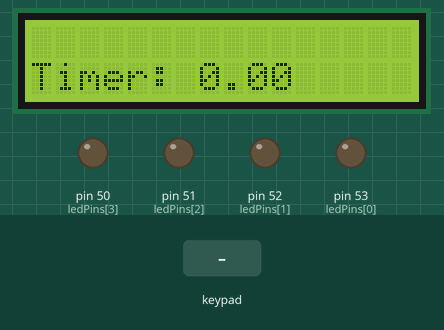
A sketch run on a simulated Arduino Mega 2560, built with avr-gcc and run on an emulated ATmega2560. Parts: 16×2 character LCD, output pins drawn as LEDs (lit = HIGH). Wiring (inferred from the names in the program): 24Cxx EEPROM at I2C address 0x50. The inputs (shaded band) are chosen by the test bench. EEPROM starts erased; what the sketch prints to the serial monitor is not drawn.

Above: at 1.2 s.
1.3 s: key '*' pressed
At 2.4 s:
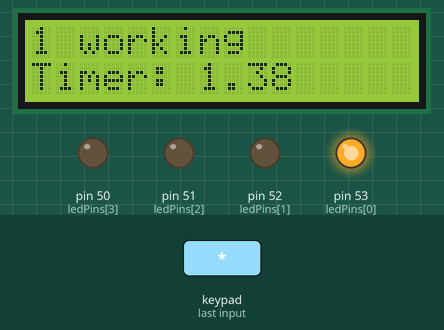
3.2 s: keypad keys 6 * 7 = pressed 0.4 s apart
At 4.6 s:
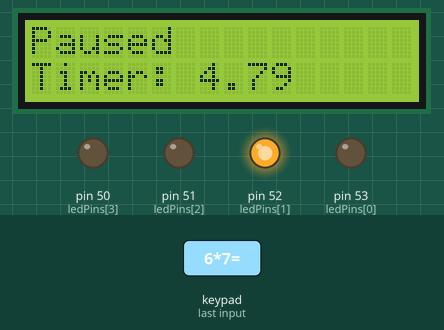
6.3 s: key '*' pressed
At 6.36 s:
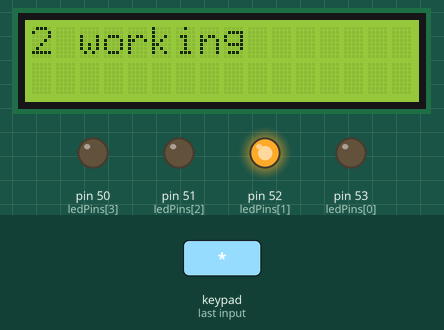
9.3 s: keypad keys 3 1 3 3 3 5 3 7 * pressed 0.4 s apart
At 13.77 s:
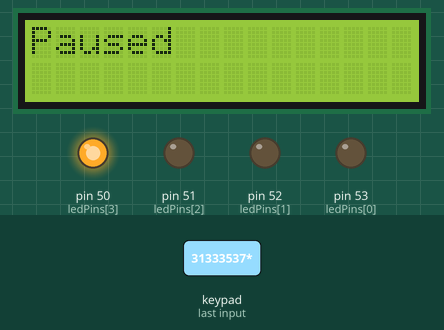
14.4 s: keypad keys 6 * 7 = pressed 0.4 s apart
At 18.8 s:
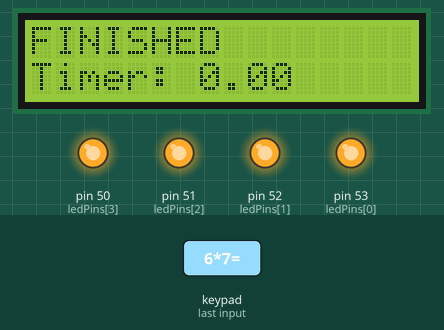
19.0 s: keypad keys 2 3 2 5 2 7 2 9 * pressed 0.4 s apart
At 23.6 s:
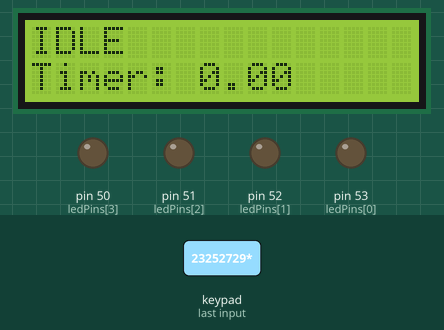
Timing chart, 0 to 25.1 s (numbered marks = the images above; inputs shaded):
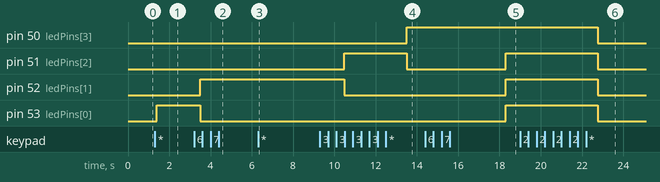

Measured:
- after the input at 1.3 s, pin 53 (ledPins[0]): LOW → HIGH after 0.10 s; the display: first changes after 0.10 s (image 1 shows a later state)
- after the input at 3.2 s, the display: first differs from a run without the input after 0.51 s (image 2 shows a later state)
- after the input at 6.3 s, the display: changes at once (image 3)
- after the input at 9.3 s, the display: first differs from a run without the input after 4.4 s (image 4)
- after the input at 14.4 s, pin 51 (ledPins[2]), pin 52 (ledPins[1]), pin 53 (ledPins[0]): LOW → HIGH after 3.9 s; the display: first changes after 0.45 s (image 5 shows a later state)
- after the input at 19.0 s, pin 50 (ledPins[3]), pin 51 (ledPins[2]), pin 52 (ledPins[1]), pin 53 (ledPins[0]): HIGH → LOW after 3.8 s; the display: first changes after 3.8 s (image 6 shows a later state)
- what the display in image 1 shows lasts 0.7 s, from 2.0 s to 2.7 s

The sketch:

Lab7.ino
```cpp
#include <LiquidCrystal.h>
#include <Keypad.h>
#include <Wire.h>

#define DEVICE_ADDRESS 0b1010000
#define SAVE_ADDRESS  50

const byte ROWS = 4; //four rows
const byte COLS = 4; //three columns
char keys[ROWS][COLS] = {
  {'7', '8', '9', '/'},
  {'4', '5', '6', '*'},
  {'1', '2', '3', '-'},
  {'o', '0', '=', '+'}
};
byte rowPins[ROWS] = {31, 33, 35, 37}; //connect to the row pinouts of the keypad
byte colPins[COLS] = {23, 25, 27, 29}; //connect to the column pinouts of the keypad

const int rs = 13, en = 12, d4 = 8, d5 = 9, d6 = 10, d7 = 11;

Keypad keypad = Keypad( makeKeymap(keys), rowPins, colPins, ROWS, COLS );
LiquidCrystal lcd(rs, en, d4, d5, d6, d7);

const byte ledPins[4] = {53, 52, 51, 50};
// =============================================================== //

enum State {idle, changeTime, work, paused, finished} state = idle;
String prompts[] = {"IDLE", "Ch time: ", " working", "Paused", "FINISHED"};
byte chTimeStage = 0;
byte currentStage = 0;
uint8_t totalTimes[4] = {2, 5, 3, 4};
String inputBuffer;
bool timerOn = false;
int timerTime = totalTimes[0];
float diff;
long t0 = millis();
long prevSave = millis();

void eeprom_write(uint16_t memory_address, uint8_t* data, int _size);
void eeprom_read(uint16_t memory_address, uint8_t* data, int _size);
void pPrompt(String prompt = "");
void saveState();
void loadState();
float calc_time();

void setup() {
  Serial.begin(9600);
  Wire.begin();
  lcd.begin(16, 2);
  lcd.clear();
  lcd.setCursor(0, 0);

  for (int i = 0; i < 4; i++)
    pinMode(ledPins[i], OUTPUT);

  loadState();
}

void loop() {
  float timer = calc_time();
  lcd.setCursor(0, 1);
  lcd.print("Timer: " + String(timer) + "  ");

  char key = keypad.getKey();
  if (key) {
    //    Serial.println(state);

    if (state == idle && (key >= '1' && key <= '4')) {
      state = changeTime;
      chTimeStage = key - '0' - 1;
      pPrompt();
    } else if (state == changeTime && key == '=') {
      state = idle;
      totalTimes[chTimeStage] = inputBuffer.toInt();
      pPrompt();
    } else if (state == work && key == '*') {
      state = paused;
      timerOn = false;
      timerTime = diff;
      pPrompt();
    } else if (state == idle && key == '*') {
      state = work;
      timerTime = totalTimes[0];
      currentStage = 0;
      t0 = millis();
      timerOn = true;
      digitalWrite(ledPins[0], HIGH);
      pPrompt(String(currentStage + 1));
    } else if (state == paused && key == '*') {
      state = work;
      t0 = millis();
      timerOn = true;
      timerTime = diff;
      pPrompt(String(currentStage + 1));
    } else if (state == finished && key == '*') {
      state = idle;
      for (int i = 0; i < 4; i++)
        digitalWrite(ledPins[i], LOW);
      pPrompt();
    } else if (state == changeTime) {
      lcd.setCursor(prompts[state].length() + inputBuffer.length(), 0);
      lcd.print(key);
      inputBuffer += key;
    }

  }

  if ((millis() - prevSave) > 2000) {
    saveState();
    prevSave = millis();
  }
  delay(100);

}

void loadState() {
  uint8_t read_data[10] = {0};
  eeprom_read(SAVE_ADDRESS, read_data, 10);
  if (read_data[0] == 255)
    return;

  state = read_data[0];
  currentStage = read_data[1];
  for (int i = 0; i < 4; i++)
    totalTimes[i] = read_data[2 + i];
  diff = timerTime = *(float*)(read_data + 6);

  if (state == work) {
    timerOn = true;
    digitalWrite(ledPins[currentStage], HIGH);
    pPrompt(String(currentStage + 1));
  } else {
    if (state == finished) {
      for (int i = 0; i < 4; i++)
        digitalWrite(ledPins[i], HIGH);
    } else if (currentStage == paused) {
      digitalWrite(ledPins[currentStage], HIGH);
    }

    pPrompt();
  }
}

void saveState() {
  uint8_t write_data[10] = {0};
  write_data[0] = (uint8_t) state;
  write_data[1] = (uint8_t) currentStage;
  for (int i = 0; i < 4; i++)
    write_data[2 + i] = totalTimes[i];
  *(float*)(write_data + 6) = diff;

  eeprom_write(SAVE_ADDRESS, write_data, 10);
}

void pPrompt(String prompt = "") {
  lcd.clear();
  lcd.setCursor(0, 0);
  lcd.print(prompt + prompts[state]);
  inputBuffer = "";
}

void eeprom_write(uint16_t memory_address, uint8_t* data, int _size) {
  Wire.beginTransmission(DEVICE_ADDRESS);
  Wire.write((uint8_t)((memory_address & 0xFF00) >> 8));
  Wire.write((uint8_t)((memory_address & 0x00FF) >> 0));
  for (int i = 0; i < _size; i++) {
    Wire.write(data[i]);
    Serial.print("Writing: ");
    Serial.println(data[i]);
    delay(50);
  }
  Wire.endTransmission();
  delay(50);
}

void eeprom_read(uint16_t memory_address, uint8_t* data, int _size) {
  Wire.beginTransmission(DEVICE_ADDRESS);
  Wire.write((uint8_t)((memory_address & 0xFF00) >> 8));
  Wire.write((uint8_t)((memory_address & 0x00FF) >> 0));
  Wire.endTransmission();

  Wire.requestFrom(DEVICE_ADDRESS, _size);
  for (int i = 0; i < _size; i++) {
    data[i] = Wire.read();
  }
}

void nextStage() {
  currentStage = (currentStage + 1) % 4;
  if (currentStage == 0) {
    timerOn = false;
    state = finished;
    for (int i = 0; i < 4; i++)
      digitalWrite(ledPins[i], HIGH);
    pPrompt();
    return;
  }
  t0 = millis();
  timerTime = totalTimes[currentStage];
  digitalWrite(ledPins[currentStage - 1], LOW);
  digitalWrite(ledPins[currentStage], HIGH);
  pPrompt(String(currentStage + 1));
}

float calc_time() {
  if (!timerOn) {
    return diff;
  }
  long nowT = millis();
  diff = (float) timerTime - ((nowT - t0) / 1000.0);
  if (diff <= 0) {
    nextStage();
    diff = 0;
  }
  return diff;
}
```
